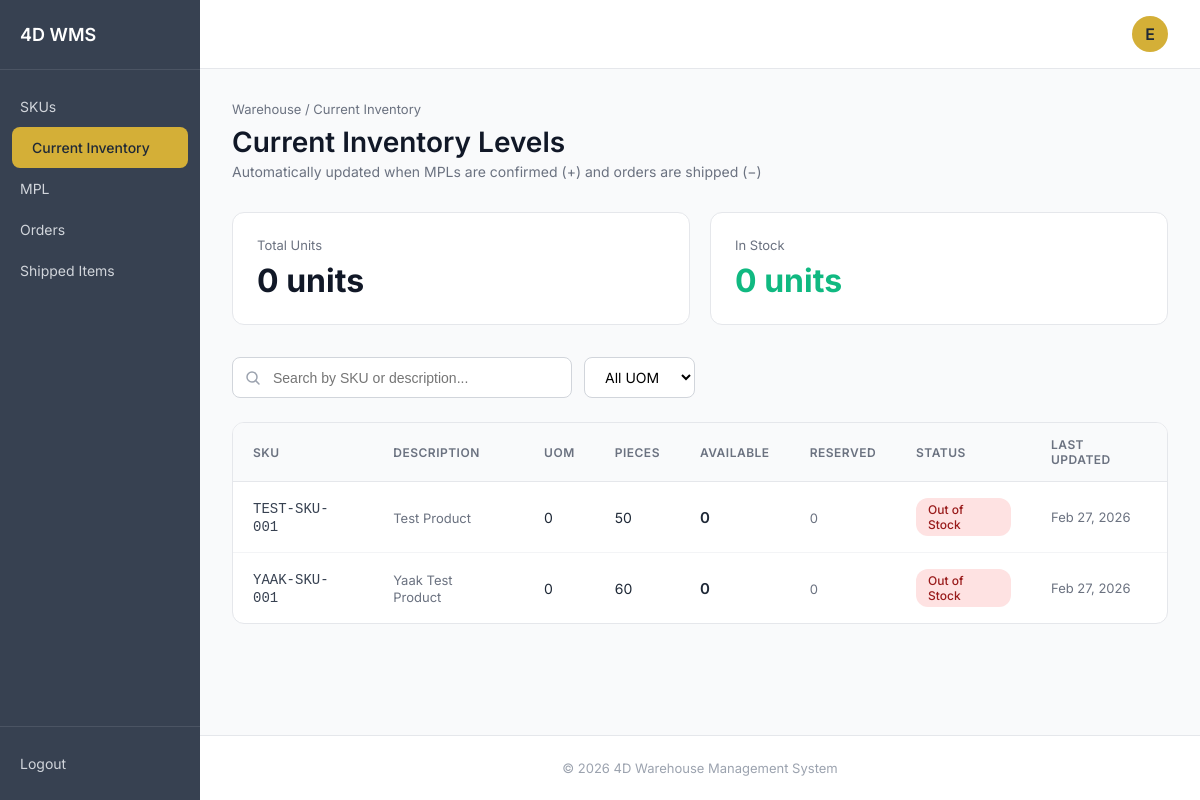
The app's page /inventory.php (signed in) with its own data.
### tables this page shows
CREATE TABLE `inventory` (
  `id` int(11) NOT NULL,
  `sku` varchar(50) NOT NULL,
  `quantity_available` int(11) DEFAULT '0',
  `quantity_reserved` int(11) DEFAULT '0',
  `last_updated` timestamp NOT NULL DEFAULT CURRENT_TIMESTAMP ON UPDATE CURRENT_TIMESTAMP
);

CREATE TABLE `sku` (
  `id` int(11) NOT NULL,
  `ficha` int(11) DEFAULT NULL,
  `sku` varchar(50) NOT NULL,
  `description` text,
  `uom` varchar(20) DEFAULT NULL,
  `pieces` int(11) DEFAULT NULL,
  `length` varchar(50) DEFAULT NULL,
  `width` varchar(50) DEFAULT NULL,
  `height` varchar(50) DEFAULT NULL,
  `weight` decimal(10,2) DEFAULT NULL
);

### inventory.php (the view, shortened to what this page needs)
<?php
require_once 'db_connect.php';
$username = $_SESSION['username'] ?? 'U';
$total_row  = $mysqli->query("SELECT SUM(quantity_available) AS total FROM inventory")->fetch_assoc();
$in_stock   = $mysqli->query("SELECT SUM(quantity_available) AS total FROM inventory WHERE quantity_available > 0")->fetch_assoc();
$total_units = (int)($total_row['total'] ?? 0);
$in_stock_units = (int)($in_stock['total'] ?? 0);
$search       = isset($_GET['search']) ? $mysqli->real_escape_string(trim($_GET['search'])) : '';
$uom_filter   = isset($_GET['uom'])    ? $mysqli->real_escape_string(trim($_GET['uom']))    : '';
$where_parts = [];
$where = $where_parts ? 'WHERE ' . implode(' AND ', $where_parts) : '';
$result = $mysqli->query("
    SELECT i.id, i.sku, i.quantity_available, i.quantity_reserved, i.last_updated,
           s.description, s.uom, s.pieces
    FROM inventory i
    LEFT JOIN sku s ON i.sku = s.sku
    $where
    ORDER BY i.id ASC
    LIMIT 100
");
$rows = $result ? $result->fetch_all(MYSQLI_ASSOC) : [];
?>
<!DOCTYPE html>
<html lang="en">
<head>
    <link rel="stylesheet" href="styles.css">
</head>
<body>
    <div class="sidebar">
        <div class="logo">4D WMS</div>
        <nav class="nav">
            <a href="index.php" class="nav-item">
                <p>SKUs</p>
            </a>
            <a href="inventory.php" class="nav-item active">
                <p>Current Inventory</p>
            </a>
             <a href="mpl.php" class="nav-item">
                <p>MPL</p>
            </a>
            <a href="orders.php" class="nav-item">
                <p>Orders</p>
            </a>
            <a href="shipped.php" class="nav-item">
                <p>Shipped Items</p>
            </a>
        </nav>
        <div class="logout">
            <a href="logout.php" class="logout-btn">
                <p>Logout</p>
            </a>
        </div>
    </div>
    <div class="main-content">
        <header class="header">
            <div class="header-right">
                <div class="user-avatar"><?= strtoupper(substr($username, 0, 1)) ?></div>
            </div>
        </header>
        <main class="content">
            <div class="breadcrumb">Warehouse / Current Inventory</div>
            <h1 class="page-title">Current Inventory Levels</h1>
            <p class="page-subtitle">Automatically updated when MPLs are confirmed (+) and orders are shipped (−)</p>
            <div class="stats-row">
                <div class="stat-card">
                    <div class="stat-label">Total Units</div>
                    <div class="stat-value"><?= number_format($total_units) ?> units</div>
                </div>
                <div class="stat-card">
                    <div class="stat-label">In Stock</div>
                    <div class="stat-value green"><?= number_format($in_stock_units) ?> units</div>
                </div>
            </div>
            <div class="filters">
                <input type="text" class="search-input" style="max-width:340px;"
                       placeholder="Search by SKU or description..."
                       value="<?= htmlspecialchars($search) ?>"
                       onchange="window.location.href='inventory.php?search='+encodeURIComponent(this.value)+'<?= $uom_filter ? '&uom='.urlencode($uom_filter) : '' ?>'">
                <select class="select-box"
                        onchange="window.location.href='inventory.php?uom='+encodeURIComponent(this.value)+'<?= $search ? '&search='.urlencode($search) : '' ?>'">
                    <option value="">All UOM</option>
                </select>
            </div>
            <div class="card">
                <table class="table">
                    <thead>
                        <tr>
                            <th>SKU</th>
                            <th>Description</th>
                            <th>UOM</th>
                            <th>Pieces</th>
                            <th>Available</th>
                            <th>Reserved</th>
                            <th>Status</th>
                            <th>Last Updated</th>
                        </tr>
                    </thead>
                    <tbody>
                        <?php if (empty($rows)): ?>
                        <tr>
                            <td colspan="8">
                                <div class="empty-state">
                                    <div style="font-size:48px;">📦</div>
                                    <p>No inventory yet.<br>Inventory will be added automatically when you confirm MPLs.</p>
                                </div>
                            </td>
                        </tr>
                        <?php else: ?>
                        <?php foreach ($rows as $row):
                            $avail = (int)$row['quantity_available'];
                            if ($avail === 0) {
                                $badge = 'badge-out'; $label = 'Out of Stock';
                            } elseif ($avail <= 10) {
                                $badge = 'badge-low'; $label = 'Low Stock';
                            } else {
                                $badge = 'badge-in-stock'; $label = 'In Stock';
                            }
                        ?>
                        <tr>
                            <td><span class="sku-id"><?= htmlspecialchars($row['sku']) ?></span></td>
                            <td><span class="description"><?= htmlspecialchars($row['description'] ?? '—') ?></span></td>
                            <td><?= htmlspecialchars($row['uom'] ?? '—') ?></td>
                            <td><?= htmlspecialchars($row['pieces'] ?? '—') ?></td>
                            <td><span class="qty"><?= number_format($avail) ?></span></td>
                            <td><span class="qty-reserved"><?= number_format((int)$row['quantity_reserved']) ?></span></td>
                            <td><span class="status-badge <?= $badge ?>"><?= $label ?></span></td>
                            <td style="color:#6B7280; font-size:13px;">
                                <?= $row['last_updated'] ? date('M d, Y', strtotime($row['last_updated'])) : '—' ?>
                            </td>
                        </tr>
                        <?php endforeach; ?>
                        <?php endif; ?>
                    </tbody>
                </table>
            </div>
        </main>
        <footer class="footer">© 2026 4D Warehouse Management System</footer>
    </div>
</body>
</html>

### styles.css (style rules this page uses)
html { --bg: #F9FAFB; --sidebarbg: #374151; --white: #FFFFFF; --white2: #D1D5DB; --bluegray: #374151; --darkblue: #1F2937; --yellow: #D4AF37; }
* { margin: 0; padding: 0; box-sizing: border-box; }
body { font-family: 'Inter', sans-serif; background: var(--bg); color: var(--darkblue); display: flex; min-height: 100vh; }
.sidebar { width: 200px; background: var(--sidebarbg); color: var(--white); padding: 0; display: flex; flex-direction: column; position: fixed; height: 100vh; overflow-y: auto; }
.logo { padding: 24px 20px; font-size: 18px; font-weight: 600; border-bottom: 1px solid rgba(255, 255, 255, 0.1); }
.nav { flex: 1; padding: 16px 0; }
.nav-item { display: flex; align-items: center; gap: 12px; padding: 12px 20px; color: var(--white2); text-decoration: none; font-size: 14px; transition: all 0.2s; cursor: pointer; }
.nav-item.active { background: var(--yellow); color: var(--darkblue); font-weight: 500; border-radius: 8px; margin: 0 12px; }
.logout { padding: 20px; border-top: 1px solid rgba(255, 255, 255, 0.1); }
.logout-btn { display: flex; align-items: center; gap: 8px; color: var(--white2); text-decoration: none; font-size: 14px; padding: 8px 0; }
.main-content { margin-left: 200px; flex: 1; display: flex; flex-direction: column; }
.header { background: var(--white); padding: 16px 32px; display: flex; justify-content: space-between; align-items: center; border-bottom: 1px solid #E5E7EB; }
.header-right { display: flex; align-items: center; gap: 16px; }
.user-avatar { width: 36px; height: 36px; border-radius: 50%; background: var(--yellow); display: flex; align-items: center; justify-content: center; font-weight: 600; color: var(--darkblue); }
.content { padding: 32px; flex: 1; }
.breadcrumb { font-size: 13px; color: #6B7280; margin-bottom: 8px; }
.page-title { font-size: 28px; font-weight: 600; color: #111827; margin-bottom: 4px; }
.page-subtitle { font-size: 14px; color: #6B7280; margin-bottom: 32px; }
.search-input { flex: 1; padding: 10px 16px 10px 40px; border: 1px solid #D1D5DB; border-radius: 8px; font-size: 14px; }
.card { background: #FFFFFF; border-radius: 12px; border: 1px solid #E5E7EB; overflow: hidden; }
.table { width: 100%; border-collapse: collapse; }
.table thead { background: #F9FAFB; }
.table th { padding: 14px 20px; text-align: left; font-size: 12px; font-weight: 600; color: #6B7280; text-transform: uppercase; letter-spacing: 0.5px; border-bottom: 1px solid #E5E7EB; }
.table td { padding: 16px 20px; font-size: 14px; color: #1F2937; border-bottom: 1px solid #F3F4F6; }
.table tbody tr:last-child td { border-bottom: none; }
.sku-id { font-family: 'Courier New', monospace; font-weight: 500; color: #374151; }
.description { color: #6B7280; font-size: 13px; max-width: 400px; }
.footer { text-align: center; padding: 24px; color: #9CA3AF; font-size: 13px; border-top: 1px solid #E5E7EB; background: #FFFFFF; }
.stats-row { display: grid; grid-template-columns: 1fr 1fr; gap: 20px; margin-bottom: 32px; }
.stat-card { background: #FFFFFF; border: 1px solid #E5E7EB; border-radius: 12px; padding: 24px; }
.stat-label { font-size: 13px; color: #6B7280; margin-bottom: 8px; }
.stat-value { font-size: 32px; font-weight: 700; color: #111827; }
.stat-value.green { color: #10B981; }
.filters { display: flex; gap: 12px; margin-bottom: 24px; flex-wrap: wrap; }
.select-box { padding: 10px 16px; border: 1px solid #D1D5DB; border-radius: 8px; font-size: 14px; background: #FFFFFF; cursor: pointer; font-family: 'Inter', sans-serif; }
.status-badge { display: inline-block; padding: 4px 12px; border-radius: 12px; font-size: 12px; font-weight: 500; }
.badge-out { background: #FEE2E2; color: #991B1B; }
.qty { font-weight: 600; font-size: 15px; }
.qty-reserved { color: #6B7280; font-size: 13px; }

### records on screen
inventory: sku "TEST-SKU-001", sku.description "Test Product", sku.uom "0", sku.pieces "50", quantity_available "0", quantity_reserved "0", quantity_available "Out of Stock", last_updated "Feb 27, 2026"
inventory: sku "YAAK-SKU-001", sku.description "Yaak Test Product", sku.uom "0", sku.pieces "60", quantity_available "0", quantity_reserved "0", quantity_available "Out of Stock", last_updated "Feb 27, 2026"

### other values on screen
substr($username, 0, 1) "E"
$total_units "0"
$in_stock_units "0"
